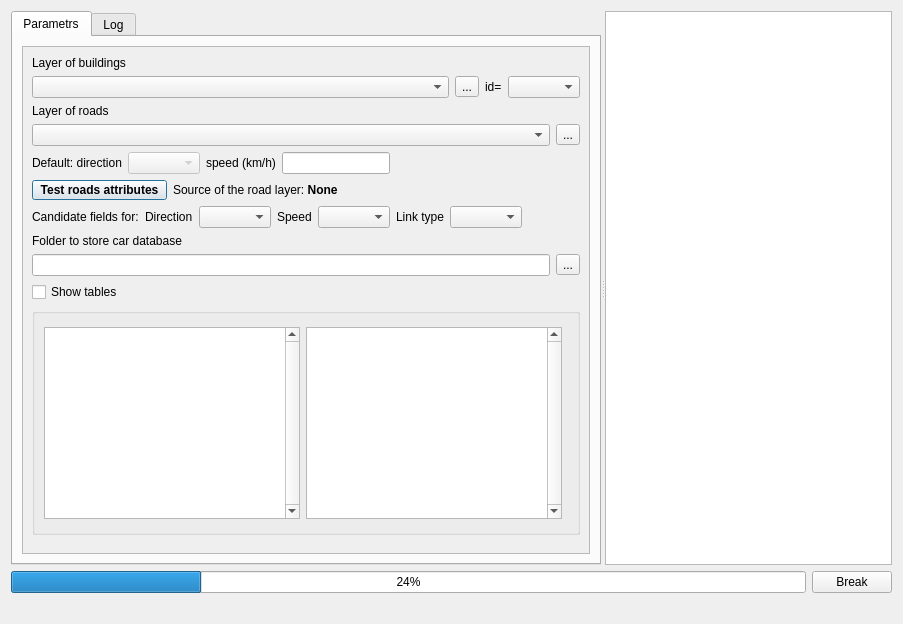
<?xml version="1.0" encoding="UTF-8"?>
<ui version="4.0">
 <class>Dialog</class>
 <widget class="QDialog" name="Dialog">
  <property name="windowModality">
   <enum>Qt::NonModal</enum>
  </property>
  <property name="geometry">
   <rect>
    <x>0</x>
    <y>0</y>
    <width>903</width>
    <height>624</height>
   </rect>
  </property>
  <property name="sizePolicy">
   <sizepolicy hsizetype="Preferred" vsizetype="Preferred">
    <horstretch>0</horstretch>
    <verstretch>0</verstretch>
   </sizepolicy>
  </property>
  <property name="windowTitle">
   <string>Dialog</string>
  </property>
  <property name="modal">
   <bool>false</bool>
  </property>
  <layout class="QVBoxLayout" name="verticalLayout">
   <property name="sizeConstraint">
    <enum>QLayout::SetDefaultConstraint</enum>
   </property>
   <item>
    <widget class="QSplitter" name="splitter">
     <property name="orientation">
      <enum>Qt::Horizontal</enum>
     </property>
     <widget class="QTabWidget" name="tabWidget">
      <property name="sizePolicy">
       <sizepolicy hsizetype="Preferred" vsizetype="Preferred">
        <horstretch>0</horstretch>
        <verstretch>0</verstretch>
       </sizepolicy>
      </property>
      <property name="currentIndex">
       <number>0</number>
      </property>
      <property name="usesScrollButtons">
       <bool>true</bool>
      </property>
      <property name="tabsClosable">
       <bool>false</bool>
      </property>
      <widget class="QWidget" name="tab">
       <property name="sizePolicy">
        <sizepolicy hsizetype="Preferred" vsizetype="Preferred">
         <horstretch>0</horstretch>
         <verstretch>0</verstretch>
        </sizepolicy>
       </property>
       <attribute name="title">
        <string>Parametrs</string>
       </attribute>
       <layout class="QHBoxLayout" name="horizontalLayout">
        <property name="sizeConstraint">
         <enum>QLayout::SetDefaultConstraint</enum>
        </property>
        <item>
         <widget class="QScrollArea" name="scrollArea">
          <property name="sizePolicy">
           <sizepolicy hsizetype="Preferred" vsizetype="Preferred">
            <horstretch>0</horstretch>
            <verstretch>0</verstretch>
           </sizepolicy>
          </property>
          <property name="layoutDirection">
           <enum>Qt::LeftToRight</enum>
          </property>
          <property name="widgetResizable">
           <bool>true</bool>
          </property>
          <widget class="QWidget" name="scrollAreaWidgetContents_2">
           <property name="geometry">
            <rect>
             <x>0</x>
             <y>0</y>
             <width>576</width>
             <height>620</height>
            </rect>
           </property>
           <property name="sizePolicy">
            <sizepolicy hsizetype="Preferred" vsizetype="Preferred">
             <horstretch>0</horstretch>
             <verstretch>0</verstretch>
            </sizepolicy>
           </property>
           <layout class="QVBoxLayout" name="verticalLayout_2">
            <property name="sizeConstraint">
             <enum>QLayout::SetDefaultConstraint</enum>
            </property>
            <item>
             <layout class="QFormLayout" name="formLayout">
              <item row="1" column="0">
               <widget class="QLabel" name="label_17">
                <property name="text">
                 <string>Layer of buildings</string>
                </property>
               </widget>
              </item>
              <item row="3" column="0" colspan="2">
               <layout class="QHBoxLayout" name="horizontalLayout_4">
                <item>
                 <widget class="QComboBox" name="cmbLayers_buildings">
                  <property name="sizePolicy">
                   <sizepolicy hsizetype="Expanding" vsizetype="Maximum">
                    <horstretch>0</horstretch>
                    <verstretch>0</verstretch>
                   </sizepolicy>
                  </property>
                  <property name="baseSize">
                   <size>
                    <width>16</width>
                    <height>0</height>
                   </size>
                  </property>
                 </widget>
                </item>
                <item>
                 <widget class="QToolButton" name="toolButtonBuildings">
                  <property name="text">
                   <string>...</string>
                  </property>
                 </widget>
                </item>
                <item>
                 <widget class="QLabel" name="label_8">
                  <property name="text">
                   <string>id=</string>
                  </property>
                 </widget>
                </item>
                <item>
                 <widget class="QComboBox" name="cmbLayers_buildings_fields">
                  <property name="sizePolicy">
                   <sizepolicy hsizetype="Fixed" vsizetype="Minimum">
                    <horstretch>0</horstretch>
                    <verstretch>0</verstretch>
                   </sizepolicy>
                  </property>
                 </widget>
                </item>
               </layout>
              </item>
              <item row="4" column="0">
               <widget class="QLabel" name="label_3">
                <property name="text">
                 <string>Layer of roads</string>
                </property>
               </widget>
              </item>
              <item row="6" column="0" colspan="2">
               <layout class="QHBoxLayout" name="horizontalLayout_5">
                <item>
                 <widget class="QComboBox" name="cbRoads"/>
                </item>
                <item>
                 <widget class="QToolButton" name="toolButtonRoads">
                  <property name="text">
                   <string>...</string>
                  </property>
                 </widget>
                </item>
               </layout>
              </item>
              <item row="7" column="0" colspan="2">
               <layout class="QHBoxLayout" name="horizontalLayout_7">
                <item>
                 <widget class="QLabel" name="label_4">
                  <property name="sizePolicy">
                   <sizepolicy hsizetype="Fixed" vsizetype="Fixed">
                    <horstretch>0</horstretch>
                    <verstretch>0</verstretch>
                   </sizepolicy>
                  </property>
                  <property name="text">
                   <string>Default: direction</string>
                  </property>
                 </widget>
                </item>
                <item>
                 <widget class="QComboBox" name="cbDirection">
                  <property name="enabled">
                   <bool>false</bool>
                  </property>
                  <property name="sizePolicy">
                   <sizepolicy hsizetype="Fixed" vsizetype="Fixed">
                    <horstretch>0</horstretch>
                    <verstretch>0</verstretch>
                   </sizepolicy>
                  </property>
                 </widget>
                </item>
                <item>
                 <widget class="QLabel" name="label_2">
                  <property name="sizePolicy">
                   <sizepolicy hsizetype="Fixed" vsizetype="Fixed">
                    <horstretch>0</horstretch>
                    <verstretch>0</verstretch>
                   </sizepolicy>
                  </property>
                  <property name="text">
                   <string>speed (km/h)</string>
                  </property>
                 </widget>
                </item>
                <item>
                 <widget class="QLineEdit" name="txtSpeed">
                  <property name="sizePolicy">
                   <sizepolicy hsizetype="Fixed" vsizetype="Fixed">
                    <horstretch>0</horstretch>
                    <verstretch>0</verstretch>
                   </sizepolicy>
                  </property>
                  <property name="text">
                   <string/>
                  </property>
                  <property name="alignment">
                   <set>Qt::AlignRight</set>
                  </property>
                 </widget>
                </item>
               </layout>
              </item>
              <item row="8" column="0" colspan="2">
               <layout class="QHBoxLayout" name="horizontalLayout_main">
                <item>
                 <layout class="QVBoxLayout" name="verticalLayout_right">
                  <property name="sizeConstraint">
                   <enum>QLayout::SetFixedSize</enum>
                  </property>
                  <item>
                   <layout class="QHBoxLayout" name="horizontalLayout_6">
                    <item>
                     <widget class="QPushButton" name="test_button">
                      <property name="sizePolicy">
                       <sizepolicy hsizetype="Fixed" vsizetype="Fixed">
                        <horstretch>0</horstretch>
                        <verstretch>0</verstretch>
                       </sizepolicy>
                      </property>
                      <property name="minimumSize">
                       <size>
                        <width>135</width>
                        <height>20</height>
                       </size>
                      </property>
                      <property name="maximumSize">
                       <size>
                        <width>135</width>
                        <height>20</height>
                       </size>
                      </property>
                      <property name="font">
                       <font>
                        <weight>75</weight>
                        <bold>true</bold>
                       </font>
                      </property>
                      <property name="text">
                       <string>Test roads attributes</string>
                      </property>
                     </widget>
                    </item>
                    <item>
                     <widget class="QLabel" name="lblOSM">
                      <property name="sizePolicy">
                       <sizepolicy hsizetype="Preferred" vsizetype="Fixed">
                        <horstretch>0</horstretch>
                        <verstretch>0</verstretch>
                       </sizepolicy>
                      </property>
                      <property name="text">
                       <string>Source of the road layer: &lt;b&gt;None&lt;/b&gt;</string>
                      </property>
                     </widget>
                    </item>
                   </layout>
                  </item>
                 </layout>
                </item>
               </layout>
              </item>
              <item row="18" column="0">
               <widget class="QLabel" name="label_13">
                <property name="text">
                 <string>Folder to store car database </string>
                </property>
               </widget>
              </item>
              <item row="19" column="0" colspan="2">
               <layout class="QHBoxLayout" name="horizontalLayout_3">
                <item>
                 <widget class="QLineEdit" name="txtPathToProtocols">
                  <property name="sizePolicy">
                   <sizepolicy hsizetype="Expanding" vsizetype="Maximum">
                    <horstretch>0</horstretch>
                    <verstretch>0</verstretch>
                   </sizepolicy>
                  </property>
                  <property name="baseSize">
                   <size>
                    <width>16</width>
                    <height>0</height>
                   </size>
                  </property>
                 </widget>
                </item>
                <item>
                 <widget class="QToolButton" name="toolButton_protocol">
                  <property name="text">
                   <string>...</string>
                  </property>
                 </widget>
                </item>
               </layout>
              </item>
              <item row="20" column="0" colspan="2">
               <layout class="QVBoxLayout" name="verticalLayout_tables_container">
                <item>
                 <widget class="QCheckBox" name="checkBox_show_tables">
                  <property name="text">
                   <string>Show tables</string>
                  </property>
                  <property name="checked">
                   <bool>false</bool>
                  </property>
                 </widget>
                </item>
                <item>
                 <widget class="QGroupBox" name="groupBox_tables">
                  <property name="sizePolicy">
                   <sizepolicy hsizetype="Minimum" vsizetype="Fixed">
                    <horstretch>0</horstretch>
                    <verstretch>0</verstretch>
                   </sizepolicy>
                  </property>
                  <property name="title">
                   <string/>
                  </property>
                  <property name="checkable">
                   <bool>false</bool>
                  </property>
                  <layout class="QHBoxLayout" name="horizontalLayout_tables">
                   <item>
                    <widget class="QTableWidget" name="table1">
                     <property name="sizePolicy">
                      <sizepolicy hsizetype="Fixed" vsizetype="Fixed">
                       <horstretch>0</horstretch>
                       <verstretch>0</verstretch>
                      </sizepolicy>
                     </property>
                     <property name="verticalScrollBarPolicy">
                      <enum>Qt::ScrollBarAlwaysOn</enum>
                     </property>
                    </widget>
                   </item>
                   <item>
                    <widget class="QTableWidget" name="table2">
                     <property name="sizePolicy">
                      <sizepolicy hsizetype="Fixed" vsizetype="Fixed">
                       <horstretch>0</horstretch>
                       <verstretch>0</verstretch>
                      </sizepolicy>
                     </property>
                     <property name="verticalScrollBarPolicy">
                      <enum>Qt::ScrollBarAlwaysOn</enum>
                     </property>
                     <property name="horizontalScrollBarPolicy">
                      <enum>Qt::ScrollBarAsNeeded</enum>
                     </property>
                    </widget>
                   </item>
                   <item>
                    <spacer name="horizontalSpacer">
                     <property name="orientation">
                      <enum>Qt::Horizontal</enum>
                     </property>
                     <property name="sizeType">
                      <enum>QSizePolicy::Expanding</enum>
                     </property>
                     <property name="sizeHint" stdset="0">
                      <size>
                       <width>0</width>
                       <height>200</height>
                      </size>
                     </property>
                    </spacer>
                   </item>
                  </layout>
                 </widget>
                </item>
                <item>
                 <spacer name="verticalSpacer">
                  <property name="orientation">
                   <enum>Qt::Vertical</enum>
                  </property>
                  <property name="sizeType">
                   <enum>QSizePolicy::Expanding</enum>
                  </property>
                  <property name="sizeHint" stdset="0">
                   <size>
                    <width>20</width>
                    <height>0</height>
                   </size>
                  </property>
                 </spacer>
                </item>
               </layout>
              </item>
              <item row="17" column="0">
               <layout class="QHBoxLayout" name="horizontalLayout_bottom">
                <item>
                 <widget class="QLabel" name="label_5">
                  <property name="sizePolicy">
                   <sizepolicy hsizetype="Fixed" vsizetype="Fixed">
                    <horstretch>0</horstretch>
                    <verstretch>0</verstretch>
                   </sizepolicy>
                  </property>
                  <property name="text">
                   <string>Candidate fields for:</string>
                  </property>
                  <property name="textFormat">
                   <enum>Qt::RichText</enum>
                  </property>
                 </widget>
                </item>
                <item>
                 <widget class="QLabel" name="label_11">
                  <property name="sizePolicy">
                   <sizepolicy hsizetype="Fixed" vsizetype="Fixed">
                    <horstretch>0</horstretch>
                    <verstretch>0</verstretch>
                   </sizepolicy>
                  </property>
                  <property name="text">
                   <string>Direction</string>
                  </property>
                 </widget>
                </item>
                <item>
                 <widget class="QComboBox" name="cmbFieldsDirection">
                  <property name="sizePolicy">
                   <sizepolicy hsizetype="Fixed" vsizetype="Fixed">
                    <horstretch>0</horstretch>
                    <verstretch>0</verstretch>
                   </sizepolicy>
                  </property>
                  <property name="modelColumn">
                   <number>0</number>
                  </property>
                 </widget>
                </item>
                <item>
                 <widget class="QLabel" name="label_10">
                  <property name="sizePolicy">
                   <sizepolicy hsizetype="Fixed" vsizetype="Fixed">
                    <horstretch>0</horstretch>
                    <verstretch>0</verstretch>
                   </sizepolicy>
                  </property>
                  <property name="text">
                   <string>Speed</string>
                  </property>
                 </widget>
                </item>
                <item>
                 <widget class="QComboBox" name="cmbFieldsSpeed">
                  <property name="sizePolicy">
                   <sizepolicy hsizetype="Fixed" vsizetype="Fixed">
                    <horstretch>0</horstretch>
                    <verstretch>0</verstretch>
                   </sizepolicy>
                  </property>
                 </widget>
                </item>
                <item>
                 <widget class="QLabel" name="label">
                  <property name="sizePolicy">
                   <sizepolicy hsizetype="Fixed" vsizetype="Fixed">
                    <horstretch>0</horstretch>
                    <verstretch>0</verstretch>
                   </sizepolicy>
                  </property>
                  <property name="text">
                   <string>Link type</string>
                  </property>
                 </widget>
                </item>
                <item>
                 <widget class="QComboBox" name="cmbLayersRoad_type_road">
                  <property name="sizePolicy">
                   <sizepolicy hsizetype="Fixed" vsizetype="Fixed">
                    <horstretch>0</horstretch>
                    <verstretch>0</verstretch>
                   </sizepolicy>
                  </property>
                 </widget>
                </item>
               </layout>
              </item>
             </layout>
            </item>
           </layout>
          </widget>
         </widget>
        </item>
       </layout>
      </widget>
      <widget class="QWidget" name="tab_2">
       <attribute name="title">
        <string>Log</string>
       </attribute>
       <layout class="QVBoxLayout" name="verticalLayout_3">
        <item>
         <widget class="QTextBrowser" name="textLog"/>
        </item>
       </layout>
      </widget>
     </widget>
     <widget class="QTextBrowser" name="textInfo"/>
    </widget>
   </item>
   <item>
    <layout class="QHBoxLayout" name="horizontalLayout_2">
     <item>
      <widget class="QProgressBar" name="progressBar">
       <property name="value">
        <number>24</number>
       </property>
      </widget>
     </item>
     <item>
      <widget class="QPushButton" name="btnBreakOn">
       <property name="text">
        <string>Break</string>
       </property>
      </widget>
     </item>
    </layout>
   </item>
   <item>
    <layout class="QHBoxLayout" name="horizontalLayout_4">
     <item>
      <widget class="QLabel" name="lblMessages">
       <property name="sizePolicy">
        <sizepolicy hsizetype="Minimum" vsizetype="Minimum">
         <horstretch>0</horstretch>
         <verstretch>0</verstretch>
        </sizepolicy>
       </property>
       <property name="lineWidth">
        <number>0</number>
       </property>
       <property name="text">
        <string/>
       </property>
      </widget>
     </item>
     <item alignment="Qt::AlignRight">
      <widget class="QDialogButtonBox" name="buttonBox">
       <property name="standardButtons">
        <set>QDialogButtonBox::NoButton</set>
       </property>
       <property name="centerButtons">
        <bool>true</bool>
       </property>
      </widget>
     </item>
    </layout>
   </item>
  </layout>
 </widget>
 <tabstops>
  <tabstop>tabWidget</tabstop>
  <tabstop>textInfo</tabstop>
  <tabstop>scrollArea</tabstop>
  <tabstop>cmbLayers_buildings</tabstop>
  <tabstop>toolButtonBuildings</tabstop>
  <tabstop>cmbLayers_buildings_fields</tabstop>
  <tabstop>cbRoads</tabstop>
  <tabstop>toolButtonRoads</tabstop>
  <tabstop>cbDirection</tabstop>
  <tabstop>txtSpeed</tabstop>
  <tabstop>test_button</tabstop>
  <tabstop>cmbFieldsDirection</tabstop>
  <tabstop>cmbFieldsSpeed</tabstop>
  <tabstop>cmbLayersRoad_type_road</tabstop>
  <tabstop>txtPathToProtocols</tabstop>
  <tabstop>toolButton_protocol</tabstop>
  <tabstop>checkBox_show_tables</tabstop>
  <tabstop>table1</tabstop>
  <tabstop>table2</tabstop>
  <tabstop>btnBreakOn</tabstop>
  <tabstop>textLog</tabstop>
 </tabstops>
 <resources/>
 <connections/>
</ui>
